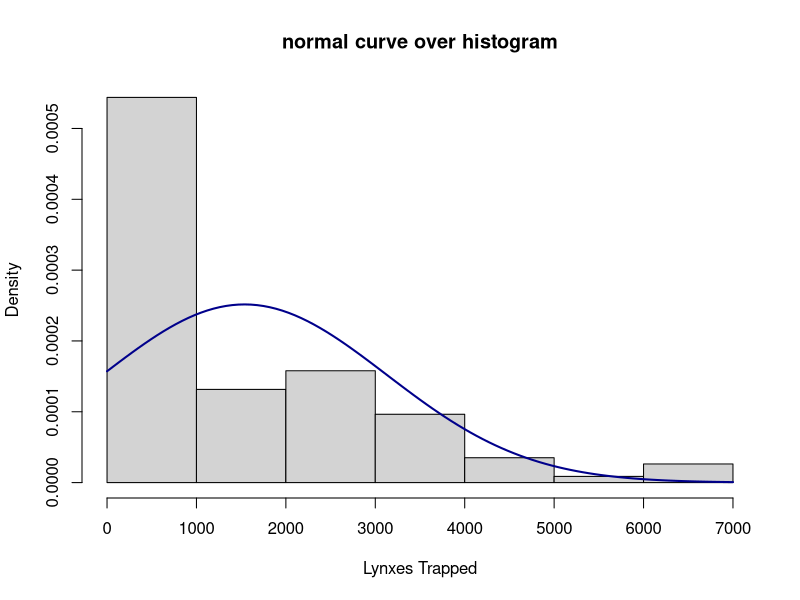
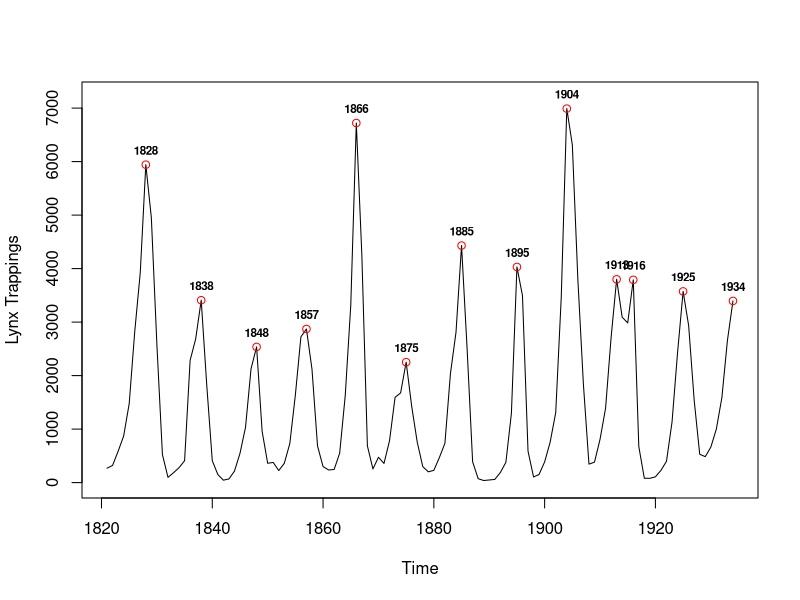
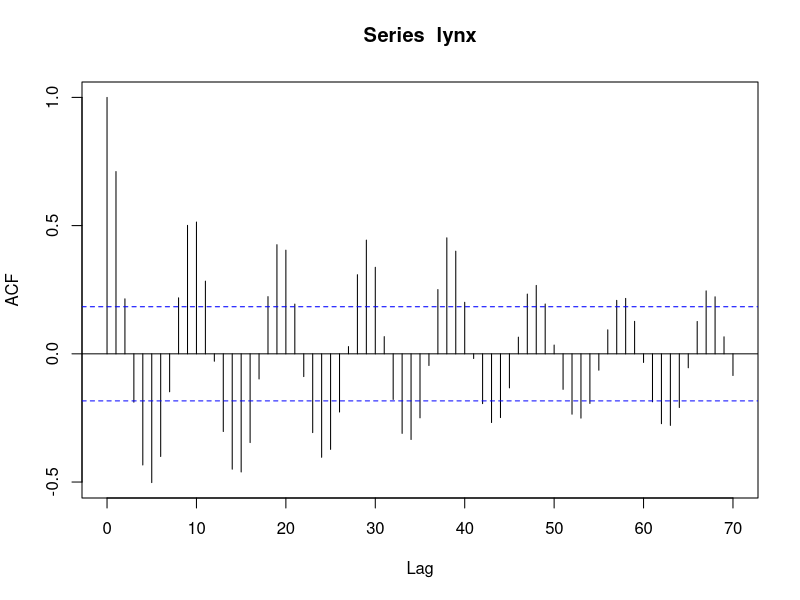
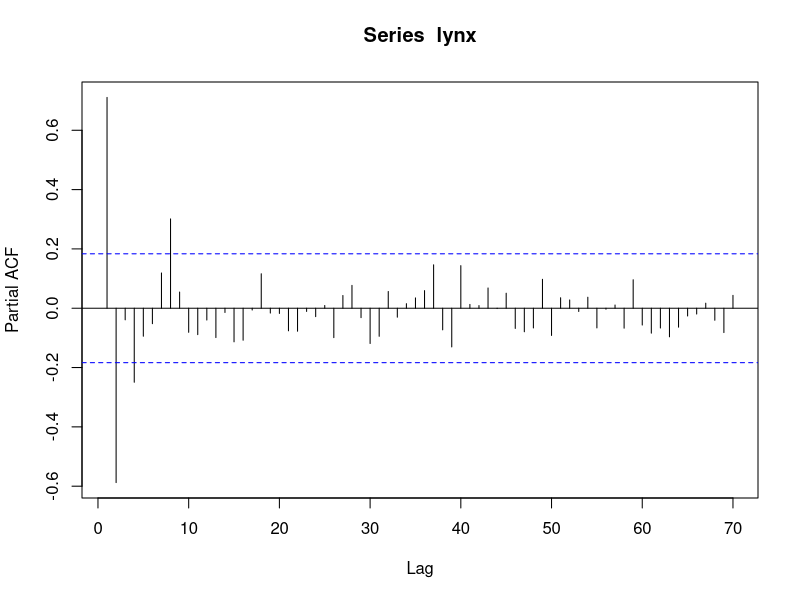
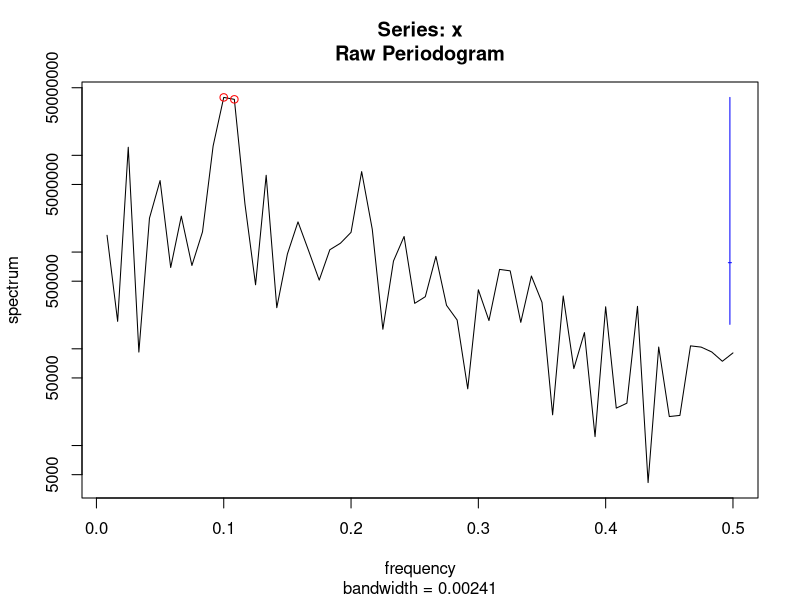
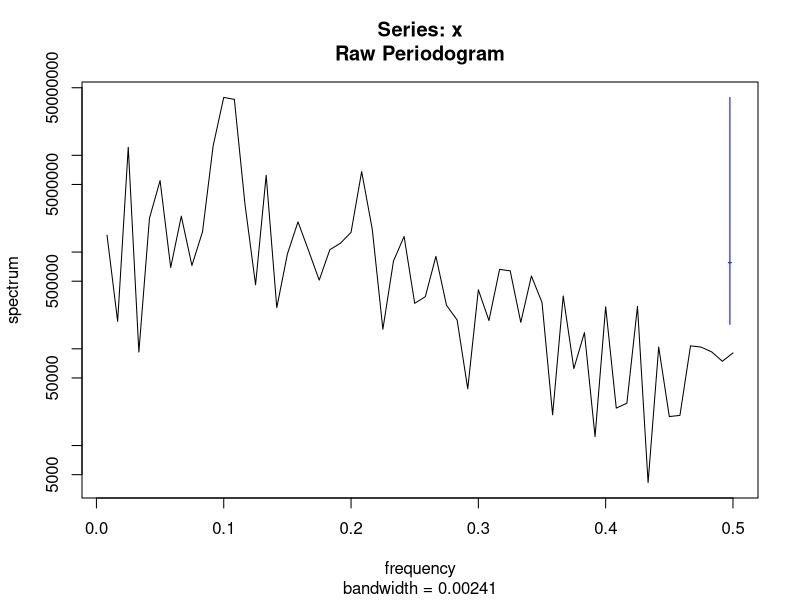
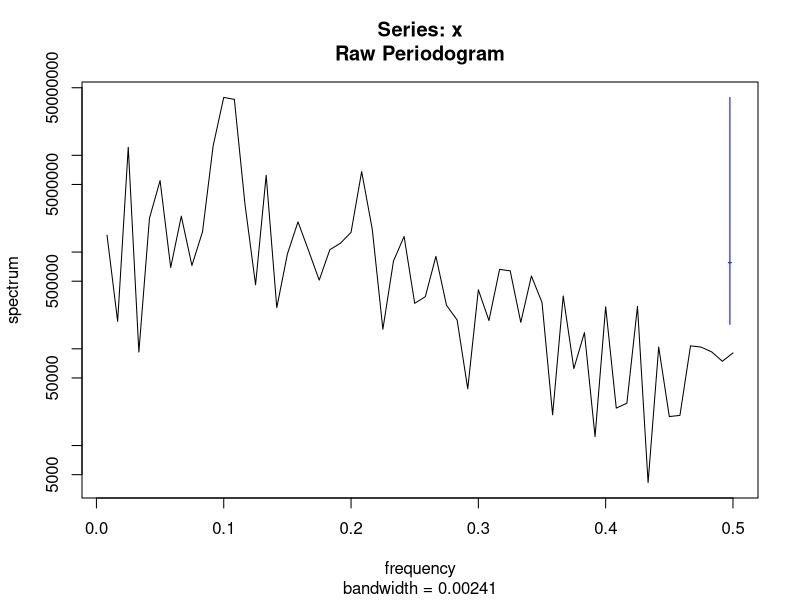
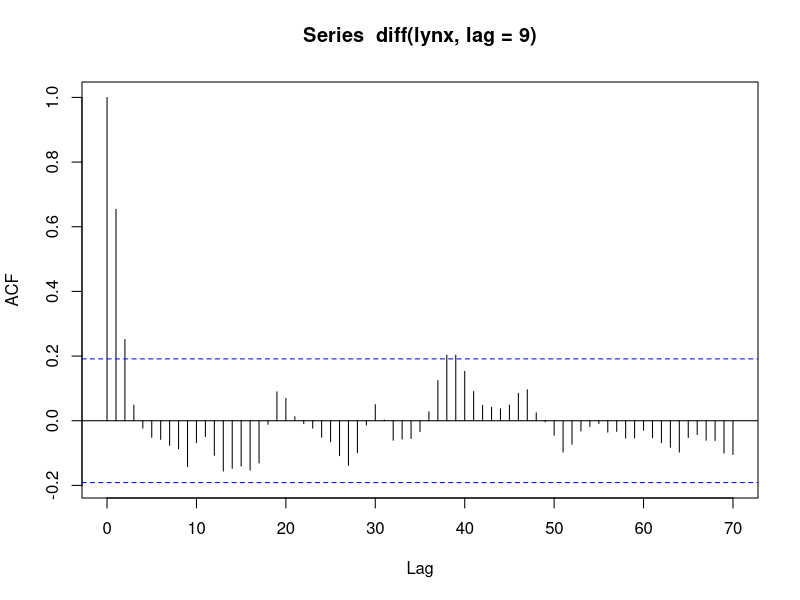

Source code (R) for these figures, in order:
options(scipen = 999) # function to stop showing scientific notations

df <- lynx # load the dataset

# Plotting a histogram with a normal curve
m<-mean(df)
std<-sqrt(var(df))
hist(df, prob = TRUE, 
     xlab="Lynxes Trapped", 
     main="normal curve over histogram")
curve(dnorm(x, mean=m, sd=std), 
      col="darkblue", lwd=2, add=TRUE, yaxt="n")

# basic plot of the lynx trappings with highlighted local maximums
plot(lynx, ylab='Lynx Trappings', ylim = c(0, 7200))

# Create data vectors
a <- c(1828, 1838, 1848, 1857, 1866, 1875, 1885, 1895, 1904, 1913, 1916, 1925, 1934)
b <- c(window(lynx, 1828, c(1828, 1)), window(lynx, 1838, c(1838, 1)), window(lynx, 1848, c(1848, 1)), 
       window(lynx, 1857, c(1857, 1)), window(lynx, 1866, c(1866, 1)), window(lynx, 1875, c(1875, 1)), 
       window(lynx, 1885, c(1885, 1)), window(lynx, 1895, c(1895, 1)),window(lynx, 1904, c(1904, 1)),
       window(lynx, 1913, c(1913, 1)), window(lynx, 1916, c(1916, 1)), window(lynx, 1925, c(1925, 1)),
       window(lynx, 1934, c(1934, 1)))

# Add the local maximum points
points(x = a,
       y = b,
       col = 'red')

# Add id labels
text(x = a, 
     y = b,
     labels = a, 
     pos = 3, 
     cex = 0.7, 
     font = 2) 

######################################################################
############################ Approach 1 ##############################
######################################################################

acf(lynx, lag.max = 70)
pacf(lynx, lag.max = 70)

# Spectrum function checks the optimum period for the data
spectrum(lynx)
# Add the local maximum points
a <- c(0.1, 0.108333333) # highlighting the two peaks in the plot
b <- c(39718652.61, 37928771.24)
points(x = a,
       y = b,
       col = 'red')

spectrum(lynx)$freq
spectrum(lynx)$spec

# Finding the optimum period for the data

acf(diff(lynx, lag = 9), lag.max = 70)
pacf(diff(lynx, lag = 9), lag.max = 70)

acf(diff(lynx, lag = 10), lag.max = 70)
pacf(diff(lynx, lag = 10), lag.max = 70)

# Preliminary ARIMA model according to the PACF plot with period = 9
acf(arima(lynx,order=c(2,0,0),seasonal=list(order=c(0,1,0),period=9))$resid, lag.max=70)
pacf(arima(lynx,order=c(2,0,0),seasonal=list(order=c(0,1,0),period=9))$resid, lag.max=70)

# Final ARIMA model with white-noise residuals
arima(lynx,order=c(2,0,0),seasonal=list(order=c(1,1,0),period=9))

acf(arima(lynx,order=c(2,0,0),seasonal=list(order=c(1,1,0),period=9))$resid, lag.max=70)
pacf(arima(lynx,order=c(2,0,0),seasonal=list(order=c(1,1,0),period=9))$resid, lag.max=70)

# Making predictions for the next 2 seasonal cycles
predictions <- round(predict(arima(lynx,order=c(2,0,0),seasonal=list(order=c(1,1,0),period=9)), n.ahead=18)$pred, 0)
ts.plot(df, predictions, lty = c(1,1), col=c(1,2), ylab="Lynx Trappings")

# Comparing the results generated by those of the predict function (turns out to be exactly the same)
library(forecast)
plot(forecast(arima(lynx,order=c(2,0,0),seasonal=list(order=c(1,1,0),period=9)), h=18))

######################################################################
############################ Approach 2 ##############################
######################################################################

# Log transforming and plotting the lynx trappings data
log_lynx <- log(lynx)
plot(log_lynx, ylab = "log(lynx)")

acf(log_lynx, lag.max = 70)
pacf(log_lynx, lag.max = 70)

spectrum(log_lynx)
# Add the local maximum points
a <- c(0.1, 0.108333333)
b <- c(30.123923112, 31.709863295)
points(x = a,
       y = b,
       col = 'red')

spectrum(log_lynx)$freq
spectrum(log_lynx)$spec

acf(diff(log_lynx, lag = 9), lag.max = 70)
pacf(diff(log_lynx, lag = 9), lag.max = 70)

acf(diff(log_lynx, lag = 10), lag.max = 70)
pacf(diff(log_lynx, lag = 10), lag.max = 70)

# Preliminary ARIMA model according to the PACF plot with period = 10
acf(arima(log_lynx,order=c(9,0,0),seasonal=list(order=c(0,1,0),period=10))$resid, lag.max=70)
pacf(arima(log_lynx,order=c(9,0,0),seasonal=list(order=c(0,1,0),period=10))$resid, lag.max=70)

# 2nd fitted model from the results of the PACF plot above (turns out to be white noise)
# However, model too complex
acf(arima(log_lynx,order=c(9,0,0),seasonal=list(order=c(1,1,0),period=10))$resid, lag.max=70)
pacf(arima(log_lynx,order=c(9,0,0),seasonal=list(order=c(1,1,0),period=10))$resid, lag.max=70)

# Final ARIMA model with white-noise residuals
arima(log_lynx,order=c(2,0,3),seasonal=list(order=c(1,1,0),period=10))
acf(arima(log_lynx,order=c(2,0,3),seasonal=list(order=c(1,1,0),period=10))$resid, lag.max=70)
pacf(arima(log_lynx,order=c(2,0,3),seasonal=list(order=c(1,1,0),period=10))$resid, lag.max=70)

# Making predictions for the next 2 seasonal cycles
predictions <- round(exp(predict(arima(log_lynx,order=c(2,0,3),seasonal=list(order=c(1,1,0),period=10)), n.ahead=20)$pred), 0)
ts.plot(df, predictions, lty = c(1,1), col=c(1,2), ylab="Lynx Trappings")
